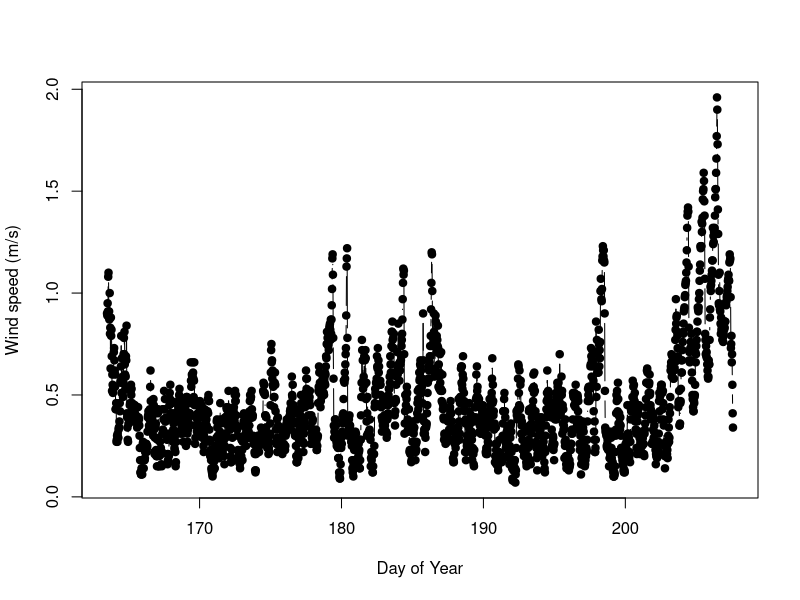
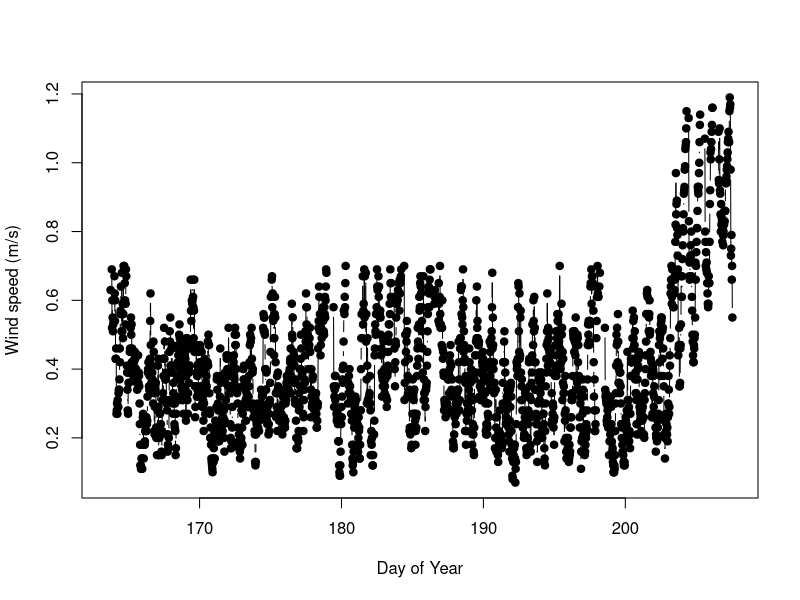
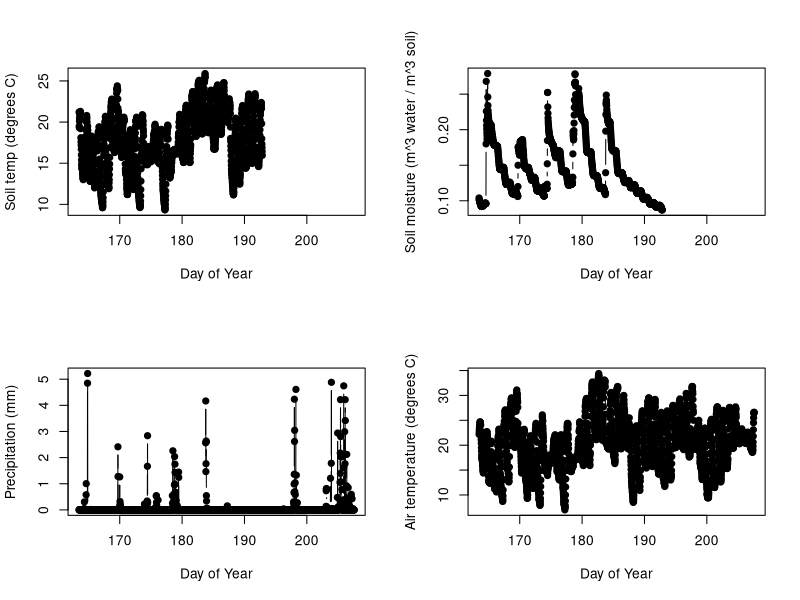
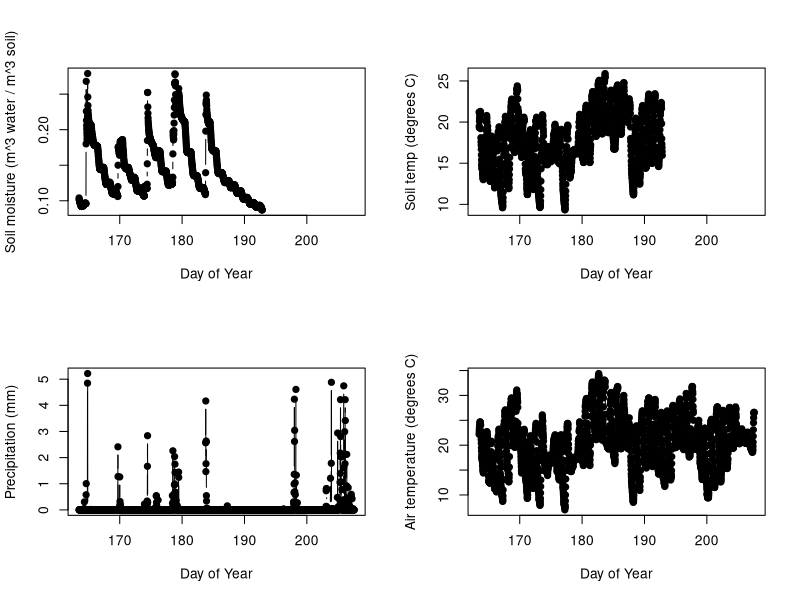

Recreate these plots in R, in order.
# GEOG331 Activity 3 Script
# Andrew Xie
# 03/04/22

library(lubridate)

#create a function. The names of the arguments for your function will be in parentheses. Everything in curly brackets will be run each time the function is run.
assert <- function(statement,err.message){
  #if evaluates if a statement is true or false for a single item
  if(statement == FALSE){
    print(err.message)
  }
}

#read in the data file
#skip the first 3 rows since there is additional column info
#specify the the NA is designated differently
datW <- read.csv("data/bewkes/bewkes_weather.csv",
                 na.strings=c("#N/A"), skip=3, header=FALSE)
#preview data
print(datW[1,])

#get sensor info from file
# this data table will contain all relevant units
sensorInfo <-   read.csv("data/bewkes/bewkes_weather.csv",
                         na.strings=c("#N/A"), nrows=2)

print(sensorInfo)

#get column names from sensorInfo table
# and set weather station colnames  to be the same
colnames(datW) <-   colnames(sensorInfo)
#preview data
print(datW[1,])

#convert to standardized format
#date format is m/d/y
dates <- mdy_hm(datW$timestamp, tz= "America/New_York")

#calculate day of year
datW$doy <- yday(dates)
#calculate hour in the day
datW$hour <- hour(dates) + (minute(dates)/60)
#calculate decimal day of year
datW$DD <- datW$doy + (datW$hour/24)
#quick preview of new date calculations
datW[1,]

# Perform QA/QC on air temperature column
datW$air.tempQ1 <- ifelse(datW$air.temperature < 0, NA, datW$air.temperature)

# Start QUESTION 5 Here
#normalize lighting strikes to match precipitation
lightscale <- (max(datW$precipitation)/max(datW$lightning.acvitivy)) * datW$lightning.acvitivy
assert(all(datW$DD[lightscale > 0] %in% datW$DD), "Error: Cannot subset datW w/ lightscale")
#End QUESTION 5 Here

# Start QUESTION 6 Here
# Make initial plot to detect suspect wind speed values
plot(datW$DD, datW$wind.speed, pch=19, type="b", xlab = "Day of Year",
     ylab="Wind speed (m/s)")

# Eliminate extraneous wind speed values
datW$wind.speedQ1 <- ifelse(datW$wind.speed > 0.7 & datW$DD < 200, NA,
                                 ifelse(datW$wind.speed > 1.2 & datW$DD > 200, NA, 
                                 ifelse(datW$wind.speed < 0.5 & datW$DD > 205, NA, datW$wind.speed)))

# Check if new temp wind speed column is not the same as the original wind speed column
assert(all(is.na(datW$wind.speedQ1[(datW$wind.speed > 0.7 & datW$DD < 200) | (datW$wind.speed > 1.2 & datW$DD > 200) | (datW$wind.speed < 0.5 & datW$DD > 205)])), "Error: Data not filtered")

# Make line / point plot (Day of Year vs. Wind Speed)
plot(datW$DD, datW$wind.speedQ1, pch=19, type="b", xlab = "Day of Year",
     ylab="Wind speed (m/s)")
# End QUESTION 6 Here

# Start QUESTION 7 Here
# Make 4 plots at a time
par(mfrow = c(2,2))

# Generate four plots
plot(datW$DD, datW$soil.temp, pch=19, type="b", xlab = "Day of Year",
     ylab="Soil temp (degrees C)")

plot(datW$DD, datW$soil.moisture, pch=19, type="b", xlab = "Day of Year",
     ylab="Soil moisture (m^3 water / m^3 soil)")

# Precipitation contains a few extreme values to be removed
datW$precipitationQ1 <- ifelse(datW$precipitation > 6, NA, datW$precipitation)

plot(datW$DD, datW$precipitationQ1, pch=19, type="b", xlab = "Day of Year",
     ylab="Precipitation (mm)")

plot(datW$DD, datW$air.tempQ1, pch=19, type="b", xlab = "Day of Year",
     ylab="Air temperature (degrees C)")
# End QUESTION 7 Here

# Start QUESTION 8 Here
num_calc = length(datW$air.tempQ1) + length(datW$wind.speedQ1) + length(datW$precipitationQ1)
  length(datW$soil.moisture[!is.na(datW$soil.moisture)]) + length(datW$soil.temp[!is.na(datW$soil.temp)])

# Get earliest and latest days data was collected
# For soil, latest day is in mid-July due to the sensor malfunction
min_day <- min(datW$timestamp)
max_day_soil <- max(datW$timestamp[!is.na(datW$soil.moisture)])
max_day <- max(datW$timestamp[is.na(datW$soil.moisture)])

# Find average air temperature (Accuracy = +/- 0.6 degrees C)
avg_air_temp <- mean(datW$air.tempQ1, na.rm = TRUE)

#Find average wind speed (Accuracy = The greater of 0.3 m/s or 3% of measurement)
avg_wind_speed <- mean(datW$wind.speedQ1, na.rm = TRUE)
# Check accuracy
accuracy_ws <- 0.03 * avg_wind_speed

# Find average soil moisture (Accuracy = +/- 0.03 m^3/m^3)
avg_soil_mt <- mean(datW$soil.moisture, na.rm = TRUE)

# Find average soil temperature (Accuracy = +/- 1 m)
avg_soil_temp <- mean(datW$soil.temp, na.rm = TRUE)

# Find total precipitation (Accuracy = +/- 5% of measurement from 0 to 50 mm/h)
total_precip <- sum(datW$precipitationQ1, na.rm = TRUE)
# Check accuracy
accuracy_precip <- 0.05 * total_precip

# End QUESTION 8 Here

# Start QUESTION 9 Here
# Make 4 plots at a time
par(mfrow = c(2,2))

# Generate four plots
plot(datW$DD, datW$soil.moisture, pch=19, type="b", xlab = "Day of Year",
     ylab="Soil moisture (m^3 water / m^3 soil)")

plot(datW$DD, datW$soil.temp, pch=19, type="b", xlab = "Day of Year",
     ylab="Soil temp (degrees C)")

plot(datW$DD, datW$precipitationQ1, pch=19, type="b", xlab = "Day of Year",
     ylab="Precipitation (mm)")

plot(datW$DD, datW$air.tempQ1, pch=19, type="b", xlab = "Day of Year",
     ylab="Air temperature (degrees C)")
# End QUESTION 9 Here
